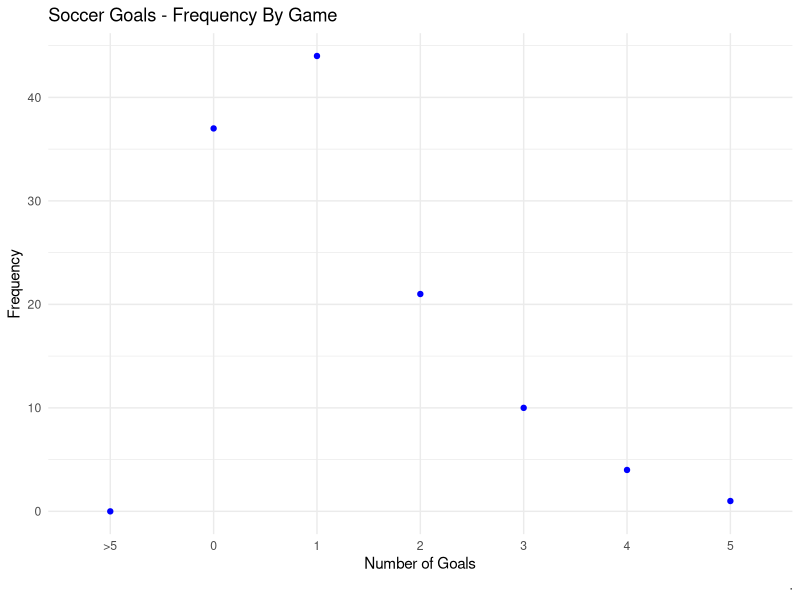
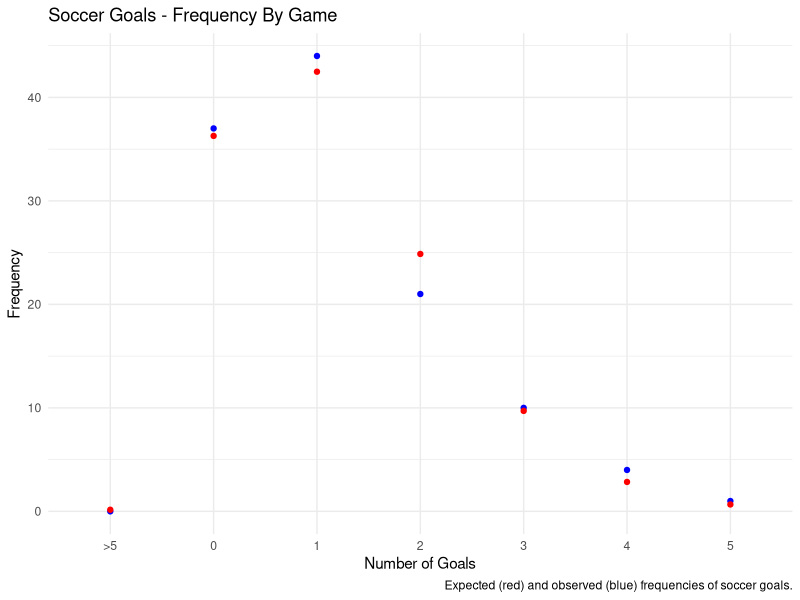
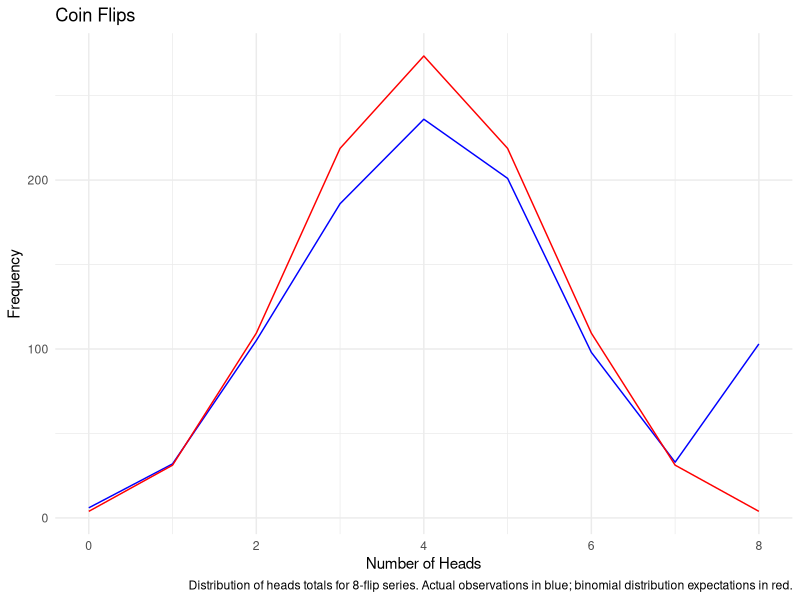

These charts were generated, in order, by the following R code:
## ---- chunk 1
knitr::opts_chunk$set(echo = TRUE, 
                      fig_width=3, fig_height=4, fig.align="center")

library(tidyverse)
library(kableExtra)

## ---- chunk 2

truffles <- data.frame(count = c("0","1","2","3",">3"),
                       freq = c(203, 39, 18, 13, 15))

## ---- chunk 3

truffles$expected <- dpois(c(0,1,2,3,4), 0.6) # first set of values are from probabiltiy density function
truffles[5,]$expected <- (1-ppois(4,0.6))     # last value is an upper tail cumulative probability

truffle_test <- chisq.test(truffles$freq, p=truffles$expected/sum(truffles$expected))

## ---- chunk 4

chisq_table <- data.frame(df = c(1,4,2,10,1),
                          chisq = c(4.12,1.02,9.50,12.40,2.48))
chisq_table$p_val <- dchisq(chisq_table$chisq, df=chisq_table$df)

kable(chisq_table) %>% kable_styling()

## ---- chunk 5

soccer <- data.frame(goals = c("0","1","2","3","4","5",">5"),
                     freq = c(37,44,21,10,4,1,0))

kable(soccer) %>% kable_styling()

## ---- chunk 6

ggplot(data = soccer) + 
  geom_point(aes(x = goals, y = freq), 
            col = "blue") +
  theme_minimal() + 
  ggtitle("Soccer Goals - Frequency By Game") +
  xlab("Number of Goals") + 
  ylab("Frequency") + 
  labs(caption = ".")

## ---- chunk 7

mean_goals <- sum(0:5 * soccer$freq)/sum(soccer$freq)

## ---- chunk 8

soccer$expected <- dpois(0:6, mean_goals)*sum(soccer$freq)
soccer[7,]$expected <- (1 - ppois(5, mean_goals))*sum(soccer$freq)

kable(soccer) %>% kable_styling()

## ---- chunk 9

ggplot(data = soccer) + 
  geom_point(aes(x = goals, y = freq), 
            col = "blue") +
  geom_point(aes(x = goals, y = expected), 
            col = "red") +
  theme_minimal() + 
  ggtitle("Soccer Goals - Frequency By Game") +
  xlab("Number of Goals") + 
  ylab("Frequency") + 
  labs(caption = "Expected (red) and observed (blue) frequencies of soccer goals.")

## ---- chunk 10

real_goals <- c(rep(0,soccer[1,]$freq),
                rep(1,soccer[2,]$freq),
                rep(2,soccer[3,]$freq),
                rep(3,soccer[4,]$freq),
                rep(4,soccer[5,]$freq),
                rep(5,soccer[6,]$freq))

exp_goals <-  c(rep(0,soccer[1,]$expected),
                rep(1,soccer[2,]$expected),
                rep(2,soccer[3,]$expected),
                rep(3,soccer[4,]$expected),
                rep(4,soccer[5,]$expected),
                rep(5,soccer[6,]$expected))
var(exp_goals)
mean(exp_goals)

goal_var <- var(real_goals)

## ---- chunk 11

coins <- data.frame(heads = 0:8,
                    coins = c(6, 32, 105, 186, 236, 201, 98, 33, 103))

kable(coins) %>% kable_styling()

## ---- chunk 12

coins$expected <- dbinom(0:8, size=8, prob=0.5)

coin_test <- chisq.test(coins$coins, p=coins$expected)

## ---- chunk 13

ggplot(data = coins) + 
  geom_line(aes(x = heads, y = coins), 
            col = "blue") +
  geom_line(aes(x = heads, y = expected*sum(coins)), 
            col = "red") +
  theme_minimal() + 
  ggtitle("Coin Flips") +
  xlab("Number of Heads") + 
  ylab("Frequency") + 
  labs(caption = "Distribution of heads totals for 8-flip series. Actual observations in blue; binomial distribution expectations in red.")

## ---- chunk 14

hurricanes <- data.frame(hurricanes = c("0","1","2","3",">3"),
                         freq = c(50,39,7,4,0))
kable(hurricanes) %>% kable_styling()

## ---- chunk 15

mean_hurricanes <- sum((0:3) * hurricanes$freq) / sum(hurricanes$freq)

## ---- chunk 16

hurricanes$expected <- dpois(0:4, mean_hurricanes)
hurricanes[5,]$expected <- (1-ppois(3,mean_hurricanes))

hurricane_test <- chisq.test(hurricanes$freq, p=hurricanes$expected/sum(hurricanes$expected))

## ---- chunk 17

dbinom(19, size=25, prob=0.5)

## ---- chunk 18

more_than_19 <- data.frame(right = c(20,21,22,23,24,25),
                           left = c(5,4,3,2,1,0))

kable(more_than_19) %>% kable_styling()

## ---- chunk 19

more_than_19$probability <- dbinom(more_than_19$right, size=25, prob=0.5)

kable(more_than_19) %>% kable_styling()

## ---- chunk 20

more_than_19_prob <- sum(dbinom(19:25, size=25, prob=0.5))

## ---- chunk 21

num_toads <- 18
p_15 <- (1 - pbinom(15, size=num_toads, prob=0.5))*2
p_13 <- (1 - pbinom(13, size=num_toads, prob=0.5))*2
p_10 <- (1 - pbinom(10, size=num_toads, prob=0.5))*2
p_07 <- pbinom(7, size=num_toads, prob=0.5)*2
